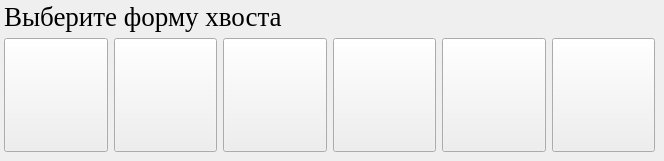
     <widget class="QWidget" name="tab_15">
      <attribute name="title">
       <string>Вид хвоста</string>
      </attribute>
      <widget class="QWidget" name="">
       <property name="geometry">
        <rect>
         <x>4</x>
         <y>1</y>
         <width>651</width>
         <height>151</height>
        </rect>
       </property>
       <layout class="QVBoxLayout" name="verticalLayout_10">
        <item>
         <widget class="QLabel" name="label_27">
          <property name="font">
           <font>
            <family>Times New Roman</family>
            <pointsize>20</pointsize>
           </font>
          </property>
          <property name="text">
           <string>Выберите форму хвоста</string>
          </property>
         </widget>
        </item>
        <item>
         <layout class="QGridLayout" name="gridLayout_17">
          <item row="1" column="0">
           <widget class="QPushButton" name="pushButton_150">
            <property name="enabled">
             <bool>true</bool>
            </property>
            <property name="sizePolicy">
             <sizepolicy hsizetype="Fixed" vsizetype="Expanding">
              <horstretch>7</horstretch>
              <verstretch>0</verstretch>
             </sizepolicy>
            </property>
            <property name="font">
             <font>
              <pointsize>48</pointsize>
             </font>
            </property>
            <property name="whatsThis">
             <string>&lt;html&gt;&lt;head/&gt;&lt;body&gt;&lt;p&gt;1233&lt;/p&gt;&lt;/body&gt;&lt;/html&gt;</string>
            </property>
            <property name="text">
             <string/>
            </property>
            <property name="icon">
             <iconset>
              <normaloff>Pic/t1.jpg</normaloff>Pic/t1.jpg</iconset>
            </property>
            <property name="iconSize">
             <size>
              <width>80</width>
              <height>80</height>
             </size>
            </property>
            <property name="checkable">
             <bool>false</bool>
            </property>
           </widget>
          </item>
          <item row="1" column="4">
           <widget class="QPushButton" name="pushButton_151">
            <property name="enabled">
             <bool>true</bool>
            </property>
            <property name="sizePolicy">
             <sizepolicy hsizetype="Fixed" vsizetype="Expanding">
              <horstretch>7</horstretch>
              <verstretch>0</verstretch>
             </sizepolicy>
            </property>
            <property name="font">
             <font>
              <pointsize>48</pointsize>
             </font>
            </property>
            <property name="text">
             <string/>
            </property>
            <property name="icon">
             <iconset>
              <normaloff>Pic/t5.jpg</normaloff>Pic/t5.jpg</iconset>
            </property>
            <property name="iconSize">
             <size>
              <width>80</width>
              <height>80</height>
             </size>
            </property>
            <property name="checkable">
             <bool>false</bool>
            </property>
           </widget>
          </item>
          <item row="1" column="2">
           <widget class="QPushButton" name="pushButton_152">
            <property name="enabled">
             <bool>true</bool>
            </property>
            <property name="sizePolicy">
             <sizepolicy hsizetype="Fixed" vsizetype="Expanding">
              <horstretch>7</horstretch>
              <verstretch>0</verstretch>
             </sizepolicy>
            </property>
            <property name="font">
             <font>
              <pointsize>48</pointsize>
             </font>
            </property>
            <property name="text">
             <string/>
            </property>
            <property name="icon">
             <iconset>
              <normaloff>Pic/t3.jpg</normaloff>Pic/t3.jpg</iconset>
            </property>
            <property name="iconSize">
             <size>
              <width>80</width>
              <height>80</height>
             </size>
            </property>
            <property name="checkable">
             <bool>false</bool>
            </property>
           </widget>
          </item>
          <item row="1" column="1">
           <widget class="QPushButton" name="pushButton_153">
            <property name="enabled">
             <bool>true</bool>
            </property>
            <property name="sizePolicy">
             <sizepolicy hsizetype="Fixed" vsizetype="Expanding">
              <horstretch>7</horstretch>
              <verstretch>0</verstretch>
             </sizepolicy>
            </property>
            <property name="font">
             <font>
              <pointsize>48</pointsize>
             </font>
            </property>
            <property name="text">
             <string/>
            </property>
            <property name="icon">
             <iconset>
              <normaloff>Pic/t2.jpg</normaloff>Pic/t2.jpg</iconset>
            </property>
            <property name="iconSize">
             <size>
              <width>80</width>
              <height>80</height>
             </size>
            </property>
            <property name="checkable">
             <bool>false</bool>
            </property>
           </widget>
          </item>
          <item row="1" column="3">
           <widget class="QPushButton" name="pushButton_154">
            <property name="enabled">
             <bool>true</bool>
            </property>
            <property name="sizePolicy">
             <sizepolicy hsizetype="Fixed" vsizetype="Expanding">
              <horstretch>7</horstretch>
              <verstretch>0</verstretch>
             </sizepolicy>
            </property>
            <property name="font">
             <font>
              <pointsize>48</pointsize>
             </font>
            </property>
            <property name="text">
             <string/>
            </property>
            <property name="icon">
             <iconset>
              <normaloff>Pic/t4.jpg</normaloff>Pic/t4.jpg</iconset>
            </property>
            <property name="iconSize">
             <size>
              <width>80</width>
              <height>80</height>
             </size>
            </property>
            <property name="checkable">
             <bool>false</bool>
            </property>
           </widget>
          </item>
          <item row="1" column="5">
           <widget class="QPushButton" name="pushButton_155">
            <property name="sizePolicy">
             <sizepolicy hsizetype="Fixed" vsizetype="Expanding">
              <horstretch>7</horstretch>
              <verstretch>0</verstretch>
             </sizepolicy>
            </property>
            <property name="font">
             <font>
              <pointsize>48</pointsize>
             </font>
            </property>
            <property name="text">
             <string/>
            </property>
            <property name="icon">
             <iconset>
              <normaloff>Pic/t6.jpg</normaloff>Pic/t6.jpg</iconset>
            </property>
            <property name="iconSize">
             <size>
              <width>80</width>
              <height>80</height>
             </size>
            </property>
           </widget>
          </item>
         </layout>
        </item>
       </layout>
      </widget>
     </widget>
